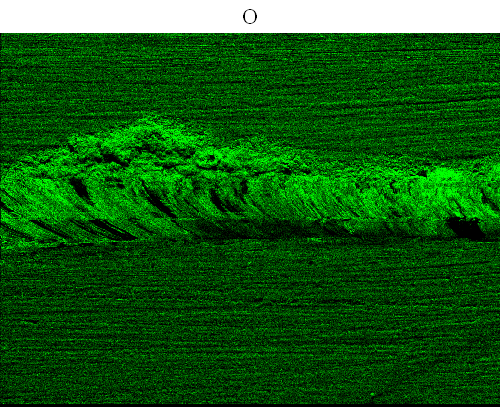
#> input picture 3-O.tif, 500 x 407 px
$ python MainContour.py 3-O.tif
#> lines starting #> are read from the running program, lines starting #| are printed output that depends on the picture
import cv2
import numpy as np
import sys
from scipy.optimize import curve_fit as fit
from scipy import exp
from matplotlib import pyplot as plt

import pdb


drawing = False # true if mouse is pressed
ix = -1 #Creamos un punto inicial x,y
iy = -1,
dotslist = [] #Creamos una lista donde almacenaremos los puntos del contorno

# mouse callback function
# [41 lines left out: functions draw_dots, Croped, not called in this run]

def histogram(img, mask):
    hist = cv2.calcHist([img], [0], mask, [256], [0,256])
    return hist

# [42 lines left out: functions Listing, MeanAndSigma, gaussModel, gauss, maximum_value, not called in this run]


file = str(sys.argv[1])

img = cv2.imread(file)#Lee la imagen a color
#> img is the input picture: shape (407, 500, 3); mean B, G, R 20.6, 92.1, 20.6
img2 = cv2.imread(file,cv2.IMREAD_GRAYSCALE)#Lee la imagen pero en intensidad (B and W)
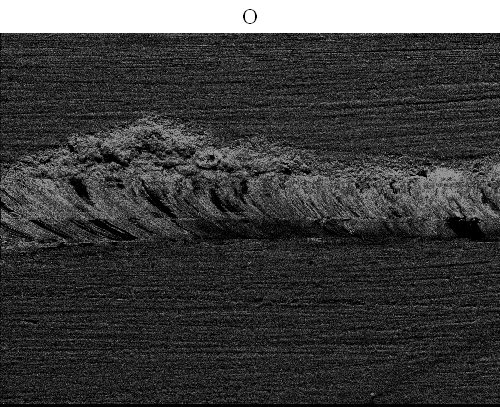
#> img2: shape (407, 500); min 0, max 255, mean 62.5
cv2.namedWindow(file)#Cremaos la ventana para mistras a img
cv2.setMouseCallback(file,draw_dots) #llamamos al MouseCall para dibujar el contorno


while(1):
    cv2.imshow(file,img) #Mostramos a img en la ventana para dibujar el contono

    k = cv2.waitKey(1) & 0xFF
#> (key Esc is pressed here)

    if k == 32: #space
        dotslist = np.asarray(dotslist)#Convertimos el contorno en un array de numpy

        #Aplicamos el contorno a la image a partir de dtolist
        img_croped_BB = Croped(dotslist, img2)[0]#Rcuperamos solo la region de interes (imagen cortada con bordes negros)
        mask = Croped(dotslist, img2)[1] #Recuperamos la mascara creada
        img_croped = Croped(dotslist, img2)[2]#recuperamos la imagen cortada en rectangulo para analizar con la mascara
        hist = histogram(img_croped, mask)#Calculamos el histograma usando la mascara #len(hist) = 256
        hist = Listing(hist)

        #Analisis
        x = np.linspace(0.0, len(hist), len(hist)) #creamos los x para hace el fit, (inicio, final, numero total)
        [mean, sigma] = MeanAndSigma(x, hist)
        [maxg, meang, sigmag] = gauss(gaussModel, x, hist, p0=[max(hist), mean, sigma])#popt son los parametros del fit, pcov es la curva del fit
        fit = gaussModel(x, maxg, meang, sigma)

        #pdb.set_trace()

        name1 = file[0:-4]#definimos un mobre sin la extrension del archvo
        [hist_max_val, hist_max_ubication, gmax_val, gmax_ubication]= maximum_value(hist, fit)
        #pdb.set_trace()

        #Histograma con fit
        fig1 = plt.figure()
        ax1 = fig1.add_subplot(111)
        ax1.set_xlabel('Intensity Values', fontsize= 12)
        ax1.set_ylabel('Counts', fontsize= 12)
        ax1.set_title('Histogram of: ' + name1)
        ax1.set_xticks(np.arange(0, len(x), step=20))
        #ax1.set_yticks(np.arange(0, max(hist), step=100))
        ax1.plot(x, hist, '-', color='red', markersize=6, label = 'histogram', linewidth=2)#ploteamos el histograma
        ax1.plot(x, fit, '-', color='teal', markersize=1, label = 'gaussian fit', linewidth=1)#ploteamos el histograma
        ax1.axvline(x = gmax_ubication)#DIbujamos una linea vertical
        ax1.text(gmax_ubication + 25, (hist_max_val)/2, 'max value: ' + str(gmax_ubication))
        ax1.legend(loc='best')
        plt.savefig('Histogram of ' + name1)

        #Imagen e histograma
        fig2 = plt.figure()
        plt.subplots_adjust(left=None, bottom=None, right=None, top=None, wspace=0.5, hspace=0.5)
        #imagen
        ax2 = fig2.add_subplot(121)
        ax2.set_xlabel('x pixel position', fontsize= 12)
        ax2.set_ylabel('y pixel position', fontsize= 12)
        ax2.set_title('Image: ' + name1)
        ax2.imshow(img_croped_BB, cmap= 'Greys')
        ax2.legend(loc='best')

        #histograma
        ax3 = fig2.add_subplot(122)
        ax3.set_xlabel('Intensity Values', fontsize= 12)
        ax3.set_ylabel('Counts', fontsize= 12)
        ax3.set_title('Histogram of: ' + name1)
        ax3.plot(x, hist, '-', color='red', markersize=6, label = 'histogram', linewidth=2)#ploteamos el histograma
        ax3.plot(x, fit, '-', color='teal', markersize=1, label = 'gaussian fit', linewidth=1)#ploteamos el histograma
        plt.savefig('Interest seccion and histogram of ' + name1)

        plt.show()
        cv2.imshow('croped', img_croped_BB)#Mostramos img2 con el contorno
        cv2.imwrite("Corte_" + name1 +'.jpg', img_croped_BB)


    if k == 27:#esc
        #pdb.set_trace()
        break# hace,el break para para el programa si se estripa esc

cv2.destroyAllWindows()#Destruimos todas las ventanas
